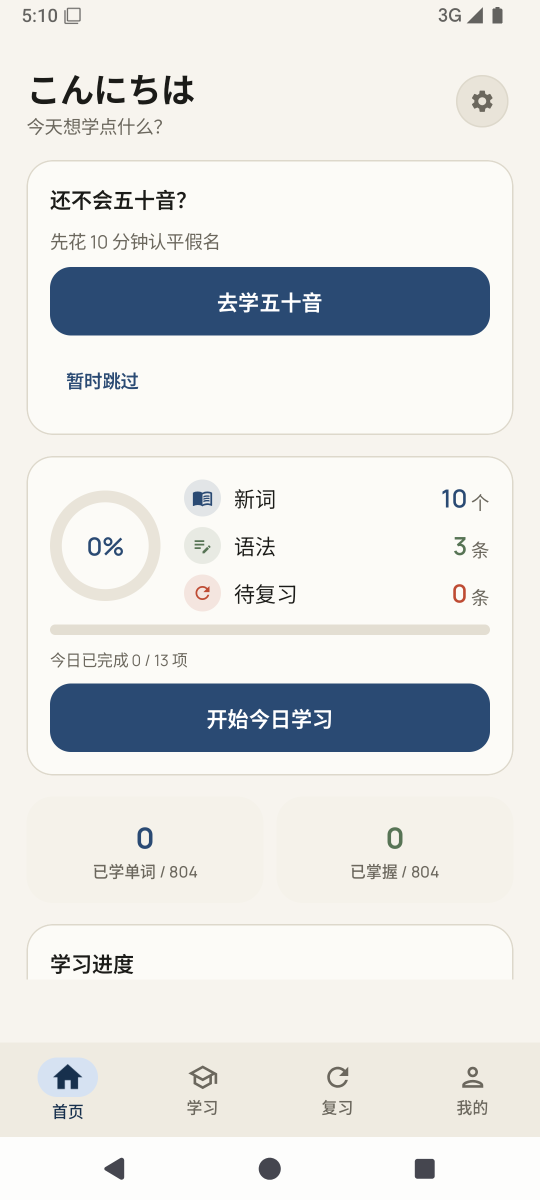
#> input picture .screenshots/01_home.png, 1080 x 2400 px, found by its file name (shown at 1/2 size)
$ python build_showcase.py
#> lines starting #> are read from the running program, lines starting #| are printed output that depends on the picture; after the words box and inside, x2 and y2 are one past the last pixel; in counts of white or black regions, pixels touching at a corner belong together
"""Build assets/readme/showcase.png: 6 real app screenshots on a washi board."""
from PIL import Image, ImageDraw, ImageFilter, ImageFont
import os

ROOT = r"E:\JapanLearn"
SRC = os.path.join(ROOT, ".screenshots")
OUT = os.path.join(ROOT, "assets", "readme", "showcase.png")

WASHI = (247, 245, 240)
INK = (87, 82, 75)
BLUE = (27, 58, 92)

PICKS = [
    ("01_home.png", "首页 · 今日学习"),
    ("02_course.png", "课程单元"),
    ("03_unit.png", "单元详情"),
    ("04_checkpoint.png", "单元测试"),
    ("05_listening.png", "听力训练"),
    ("06_achievements.png", "学习成果"),
]

PHONE_W, PHONE_H = 360, 757  # 源图 1080x2400，先裁掉底部 130px 系统导航栏再等比缩放
CROP_BOTTOM = 130
COLS, ROWS = 3, 2
MARGIN_X, MARGIN_Y = 80, 80
GAP_X, GAP_Y = 62, 96
LABEL_H = 46
CORNER = 30

def rounded_mask(size, radius):
    m = Image.new("L", size, 0)
    d = ImageDraw.Draw(m)
    d.rounded_rectangle([0, 0, size[0] - 1, size[1] - 1], radius=radius, fill=255)
    return m

def phone_tile(path, rotation):
    img = Image.open(path).convert("RGB")
    w, h = img.size
    img = img.crop((0, 0, w, h - CROP_BOTTOM))  # 去掉系统导航栏
    img = img.resize((PHONE_W, PHONE_H), Image.LANCZOS)
    # 圆角 + 1px 描边底板
    mask = rounded_mask(img.size, CORNER)
    tile = Image.new("RGBA", img.size, (0, 0, 0, 0))
    tile.paste(img, (0, 0), mask)
    stroke = Image.new("RGBA", img.size, (0, 0, 0, 0))
    ImageDraw.Draw(stroke).rounded_rectangle(
        [0, 0, PHONE_W - 1, PHONE_H - 1], radius=CORNER, outline=(27, 58, 92, 60), width=2
    )
    tile = Image.alpha_composite(tile, stroke)
    return tile.rotate(rotation, expand=True, resample=Image.BICUBIC)

def shadow_for(tile):
    pad = 40
    sh = Image.new("RGBA", (tile.width + pad * 2, tile.height + pad * 2), (0, 0, 0, 0))
    alpha = tile.split()[3]
    black = Image.new("RGBA", tile.size, (27, 45, 70, 90))
    black.putalpha(alpha.point(lambda a: int(a * 0.38)))
    sh.paste(black, (pad, pad + 16), black)
    return sh.filter(ImageFilter.GaussianBlur(14)), pad

font = None
for cand in [r"C:\Windows\Fonts\msyh.ttc", r"C:\Windows\Fonts\segoeui.ttf", r"C:\Windows\Fonts\arial.ttf"]:
    if os.path.exists(cand):
        try:
            font = ImageFont.truetype(cand, 30)
            break
        except OSError:
            continue

canvas_w = MARGIN_X * 2 + COLS * PHONE_W + (COLS - 1) * GAP_X + 40
row_h = PHONE_H + LABEL_H
canvas_h = MARGIN_Y * 2 + ROWS * row_h + (ROWS - 1) * (GAP_Y - LABEL_H) + 60
canvas = Image.new("RGB", (canvas_w, canvas_h), WASHI)
draw = ImageDraw.Draw(canvas)

rotations = [-1.4, 1.2, -1.2, 1.4, -1.2, 1.2]
centers_x = [MARGIN_X + PHONE_W // 2 + 20,
            MARGIN_X + PHONE_W // 2 + 20 + PHONE_W + GAP_X,
            MARGIN_X + PHONE_W // 2 + 20 + 2 * (PHONE_W + GAP_X)]
centers_y = [MARGIN_Y + PHONE_H // 2 + 20,
             MARGIN_Y + PHONE_H // 2 + 20 + row_h + (GAP_Y - LABEL_H) + 20]

for i, (fname, label) in enumerate(PICKS):
    tile = phone_tile(os.path.join(SRC, fname), rotations[i])
#> in phone_tile, `img = img.resize((PHONE_W, PHONE_H), Image.LANCZOS)`:
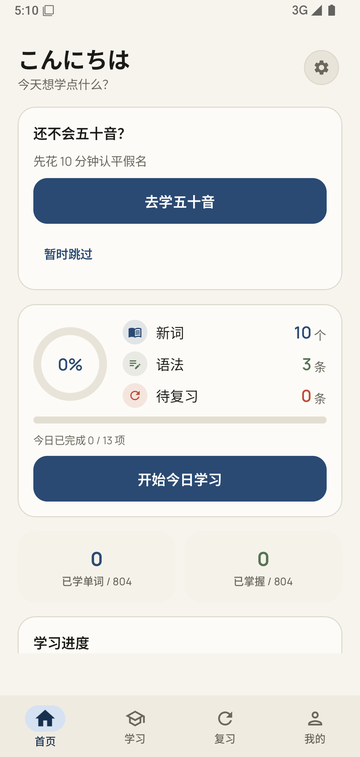
#> img: PIL image 360x757 RGB; mean R, G, B 224.7, 225.8, 224.7
#> in rounded_mask, `m = Image.new("L", size, 0)`: m: PIL image 360x757 L; every value is 0
#> in phone_tile, `mask = rounded_mask(img.size, CORNER)`:
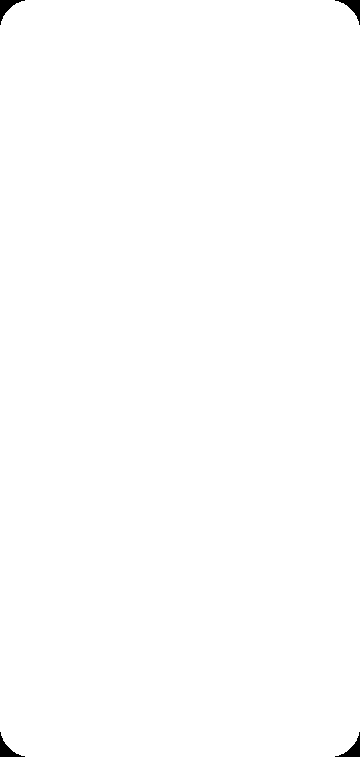
#> mask: PIL image 360x757 L; 99.7% white; 4 black regions, box (x1, y1, x2, y2) and area: (0, 0, 25, 25) 203, (335, 0, 360, 25) 203, (0, 732, 25, 757) 203, (335, 732, 360, 757) 203
#> in phone_tile, `tile = Image.new("RGBA", img.size, (0, 0, 0, 0))`: tile: PIL image 360x757 RGBA; every value is 0
#> in phone_tile, `return tile.rotate(rotation, expand=True, resample=Image.BICUBIC)`:
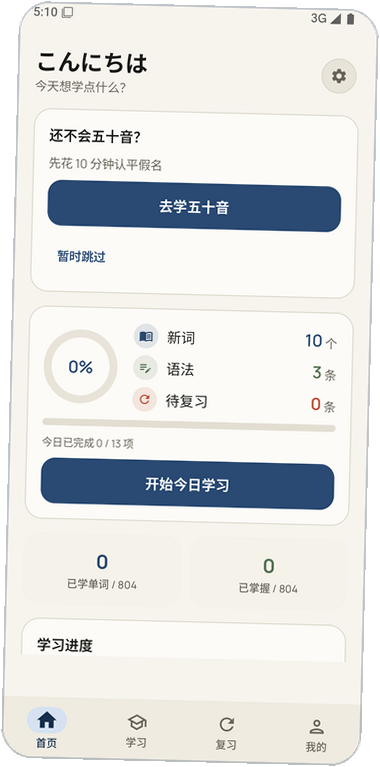
#> returned value: PIL image 380x767 RGBA; mean R, G, B, A 208.5, 209.7, 208.8, 237.7; transparent parts drawn white
    sh, pad = shadow_for(tile)
#> in shadow_for, `sh = Image.new("RGBA", (tile.width + pad * 2, tile.height + pad * 2), ..`: sh: PIL image 460x847 RGBA; every value is 0
#> in shadow_for, `alpha = tile.split()[3]`:
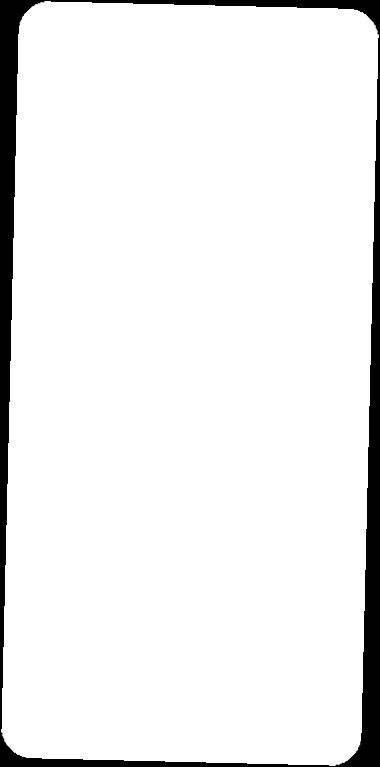
#> alpha: PIL image 380x767 L; min 0, max 255, mean 237.7
#> in shadow_for, `black.putalpha(alpha.point(lambda a: int(a * 0.38)))`:
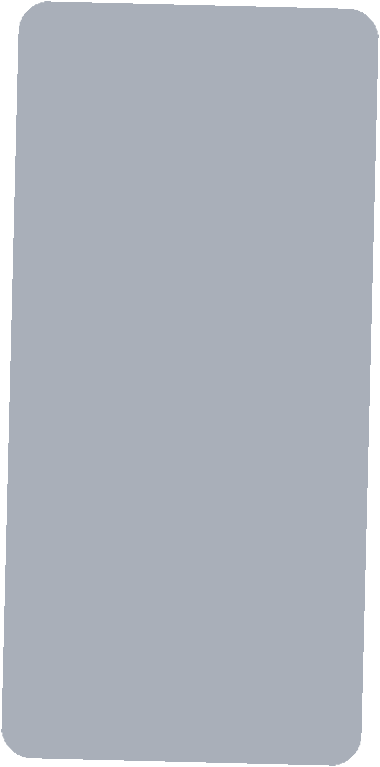
#> black: PIL image 380x767 RGBA; mean R, G, B, A 27, 45, 70, 89.5; transparent parts drawn white
#> in shadow_for, `sh.paste(black, (pad, pad + 16), black)`:
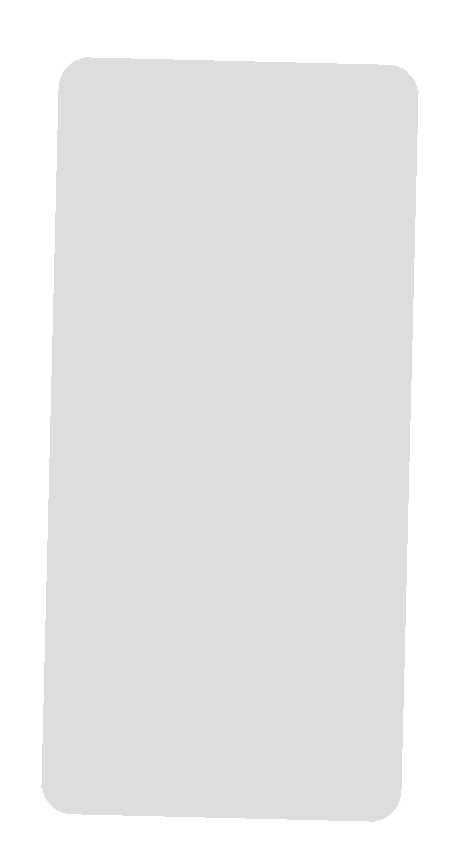
#> sh: PIL image 460x847 RGBA; mean R, G, B, A 7, 11.9, 18.1, 25.1; transparent parts drawn white
#> pad = 40
    cx = centers_x[i % COLS]
    cy = centers_y[i // COLS]
    pos = (cx - tile.width // 2, cy - tile.height // 2)
#> pos = (90, 95)
    canvas.paste(sh, (pos[0] - pad + 40, pos[1] - pad + 40), sh)
    canvas.paste(tile, pos, tile)
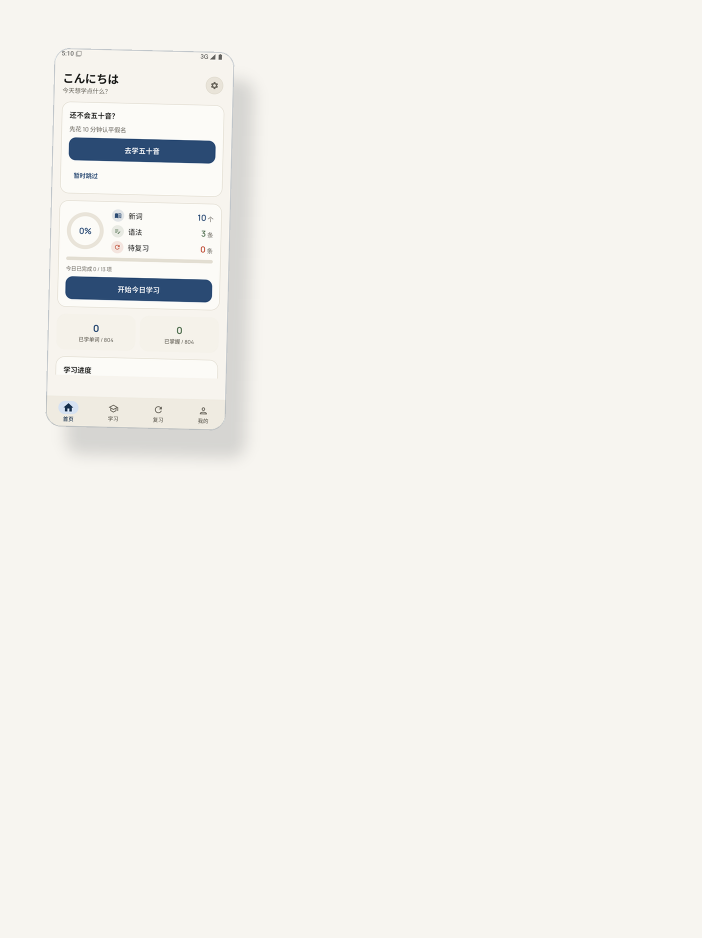
#> canvas: PIL image 1404x1876 RGB (shown at 1/2 size); mean R, G, B 244, 242.3, 237.8
#> (the run stopped early here; a loop or call above may not have finished)
